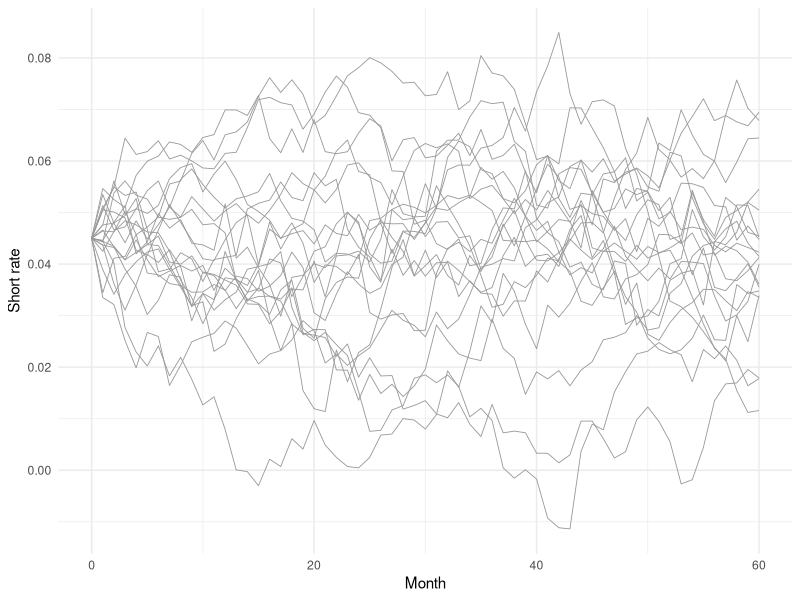

This chart was generated by the following R code:
# ============================================================================
# Stochastic Differential Equations and Numerical Simulation
# Code extracted from chapters/04-sde-simulation.qmd
# Generated by assets/extract_code.R -- edit the chapter, then regenerate.
# ============================================================================

## ---- 01: Common Random Numbers  (qmd line 247) ---------------------------------------

n_paths <- 500; n_steps <- 360; n_factors <- 3
bump_size <- 1e-4                      # 1 bp

# Stand-in for the valuation pipeline: simulate from params using the
# supplied shocks, then value. The point is that `shocks` enters as an
# argument rather than being drawn inside.
simulate_and_value <- function(params, shocks) {
  r <- params$r0 + apply(shocks[, , 1], 1, cumsum) * params$sigma
  mean(colSums(exp(-r / 12) * 100 / n_steps))
}
params            <- list(r0 = 0.04, sigma = 0.01)
params_bumped_up  <- modifyList(params, list(r0 = 0.04 + bump_size))
params_bumped_down <- modifyList(params, list(r0 = 0.04 - bump_size))

# Pre-generate shocks once
set.seed(42)
shocks <- array(rnorm(n_paths * n_steps * n_factors),
                dim = c(n_paths, n_steps, n_factors))

# Each valuation uses the same shocks
V_base <- simulate_and_value(params, shocks)
V_up   <- simulate_and_value(params_bumped_up, shocks)
V_down <- simulate_and_value(params_bumped_down, shocks)

# Duration is the finite difference
duration <- -(V_up - V_down) / (2 * bump_size * V_base)


## ---- 02: Worked Numerical Example  (qmd line 284) ------------------------------------

sim_ou_exact <- function(X0, kappa, theta, sigma, dt, n_steps, n_paths) {
  paths <- matrix(0, n_paths, n_steps + 1)
  paths[, 1] <- X0
  mean_fac <- exp(-kappa * dt)
  var_fac <- sigma^2 * (1 - exp(-2 * kappa * dt)) / (2 * kappa)
  for (t in seq_len(n_steps)) {
    mu_t  <- theta + (paths[, t] - theta) * mean_fac
    paths[, t + 1] <- rnorm(n_paths, mean = mu_t, sd = sqrt(var_fac))
  }
  paths
}

paths <- sim_ou_exact(0.045, 0.3, 0.04, 0.015, 1/12, 60, 500)


## ---- 03: Exact OU Simulation  (qmd line 314) -----------------------------------------

sim_ou_exact <- function(X0, kappa, theta, sigma, dt, n_steps, n_paths) {
  paths <- matrix(0, n_paths, n_steps + 1)
  paths[, 1] <- X0
  m <- exp(-kappa * dt)
  v <- sigma^2 * (1 - exp(-2 * kappa * dt)) / (2 * kappa)
  for (t in seq_len(n_steps)) {
    mu_t <- theta + (paths[, t] - theta) * m
    paths[, t + 1] <- rnorm(n_paths, mu_t, sqrt(v))
  }
  paths
}

set.seed(42)
ps <- sim_ou_exact(0.045, 0.30, 0.04, 0.015, 1/12, 60, 500)

library(ggplot2)
library(tidyr)
paths_df <- as.data.frame(t(ps[1:20, ]))
paths_df$step <- seq_len(nrow(paths_df)) - 1
paths_long <- pivot_longer(paths_df, -step,
                           names_to = "path", values_to = "rate")
ggplot(paths_long, aes(step, rate, group = path)) +
  geom_line(colour = "grey60", linewidth = 0.3) +
  labs(x = "Month", y = "Short rate") +
  theme_minimal()


## ---- 04: Euler-Maruyama vs Exact  (qmd line 344) -------------------------------------

sim_ou_euler <- function(X0, kappa, theta, sigma, dt, n_steps, n_paths) {
  paths <- matrix(0, n_paths, n_steps + 1)
  paths[, 1] <- X0
  for (t in seq_len(n_steps)) {
    drift  <- kappa * (theta - paths[, t]) * dt
    diffu  <- sigma * sqrt(dt) * rnorm(n_paths)
    paths[, t + 1] <- paths[, t] + drift + diffu
  }
  paths
}

set.seed(42); pe <- sim_ou_euler(0.045, 0.30, 0.04, 0.015, 1/12, 60, 500)
mean(ps[, 60]) ; mean(pe[, 60])     # both ≈ 0.0411
sd(ps[, 60])   ; sd(pe[, 60])       # both ≈ 0.019


## ---- 05: Cholesky for Correlated Multivariate  (qmd line 363) ------------------------

# 3-factor DNS shocks
sigma <- c(0.005, 0.012, 0.020)
R <- matrix(c(1, -0.35, 0.20,
              -0.35, 1, -0.40,
              0.20, -0.40, 1), 3, 3)
Sigma <- diag(sigma) %*% R %*% diag(sigma)
L <- t(chol(Sigma))

# One step of correlated shocks
n_paths <- 500
Z <- matrix(rnorm(3 * n_paths), 3, n_paths)
shocks <- L %*% Z      # shocks now have covariance Sigma
cor(t(shocks))


## ---- 06: Common Random Numbers for Bumping  (qmd line 381) ---------------------------

# Pre-generate shocks
set.seed(7); shocks <- array(rnorm(500 * 360 * 3),
                              c(500, 360, 3))

simulate_with_shocks <- function(params, shocks) {
  # ... uses pre-generated shocks instead of fresh rnorm
}

V0   <- simulate_with_shocks(p,            shocks)
Vup  <- simulate_with_shocks(bump(p, +1),  shocks)
Vdn  <- simulate_with_shocks(bump(p, -1),  shocks)
duration <- -(Vup - Vdn) / (2 * 0.0001 * V0)


## ---- 07: Antithetic Variates  (qmd line 398) -----------------------------------------

# Build antithetic shock pairs
shocks_a   <- shocks
shocks_a[seq(2, dim(shocks)[1], 2), , ] <-
  -shocks[seq(1, dim(shocks)[1], 2), , ]
